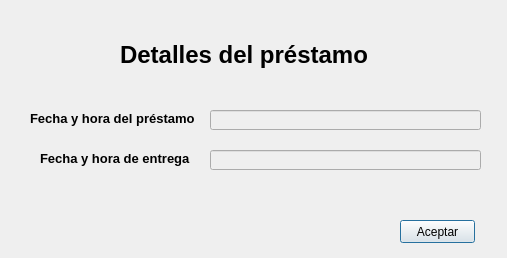
<?xml version="1.0" encoding="UTF-8"?>
<ui version="4.0">
 <class>InfoPrestamo</class>
 <widget class="QDialog" name="InfoPrestamo">
  <property name="geometry">
   <rect>
    <x>0</x>
    <y>0</y>
    <width>507</width>
    <height>258</height>
   </rect>
  </property>
  <property name="minimumSize">
   <size>
    <width>507</width>
    <height>258</height>
   </size>
  </property>
  <property name="maximumSize">
   <size>
    <width>507</width>
    <height>258</height>
   </size>
  </property>
  <property name="windowTitle">
   <string>Detalles del préstamo</string>
  </property>
  <widget class="QPushButton" name="pushButtonAceptar">
   <property name="geometry">
    <rect>
     <x>400</x>
     <y>220</y>
     <width>75</width>
     <height>23</height>
    </rect>
   </property>
   <property name="text">
    <string>Aceptar</string>
   </property>
  </widget>
  <widget class="QLabel" name="label_3">
   <property name="geometry">
    <rect>
     <x>40</x>
     <y>150</y>
     <width>159</width>
     <height>16</height>
    </rect>
   </property>
   <property name="font">
    <font>
     <pointsize>10</pointsize>
     <weight>75</weight>
     <bold>true</bold>
    </font>
   </property>
   <property name="text">
    <string>Fecha y hora de entrega</string>
   </property>
  </widget>
  <widget class="QLineEdit" name="lineEditFechaPrestamo">
   <property name="enabled">
    <bool>false</bool>
   </property>
   <property name="geometry">
    <rect>
     <x>210</x>
     <y>110</y>
     <width>271</width>
     <height>20</height>
    </rect>
   </property>
   <property name="font">
    <font>
     <pointsize>9</pointsize>
     <weight>75</weight>
     <bold>true</bold>
    </font>
   </property>
  </widget>
  <widget class="QLabel" name="label">
   <property name="geometry">
    <rect>
     <x>120</x>
     <y>40</y>
     <width>259</width>
     <height>29</height>
    </rect>
   </property>
   <property name="font">
    <font>
     <pointsize>18</pointsize>
     <weight>75</weight>
     <bold>true</bold>
    </font>
   </property>
   <property name="text">
    <string>Detalles del préstamo</string>
   </property>
  </widget>
  <widget class="QLabel" name="label_2">
   <property name="geometry">
    <rect>
     <x>30</x>
     <y>110</y>
     <width>172</width>
     <height>16</height>
    </rect>
   </property>
   <property name="font">
    <font>
     <pointsize>10</pointsize>
     <weight>75</weight>
     <bold>true</bold>
    </font>
   </property>
   <property name="text">
    <string>Fecha y hora del préstamo</string>
   </property>
  </widget>
  <widget class="QLineEdit" name="lineEditFechaEntrega">
   <property name="enabled">
    <bool>false</bool>
   </property>
   <property name="geometry">
    <rect>
     <x>210</x>
     <y>150</y>
     <width>271</width>
     <height>20</height>
    </rect>
   </property>
   <property name="font">
    <font>
     <pointsize>9</pointsize>
     <weight>75</weight>
     <bold>true</bold>
    </font>
   </property>
  </widget>
 </widget>
 <resources/>
 <connections/>
</ui>
